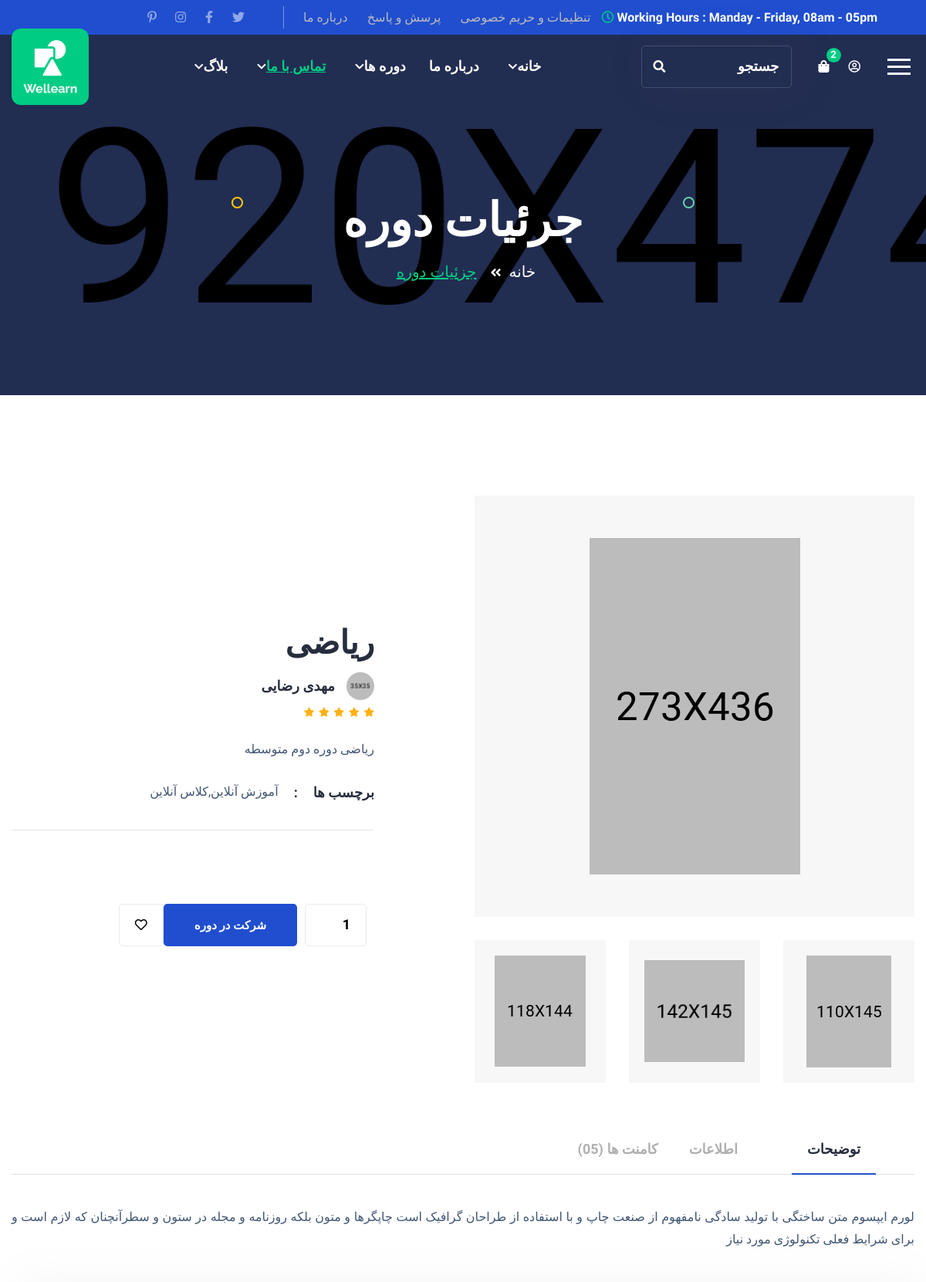
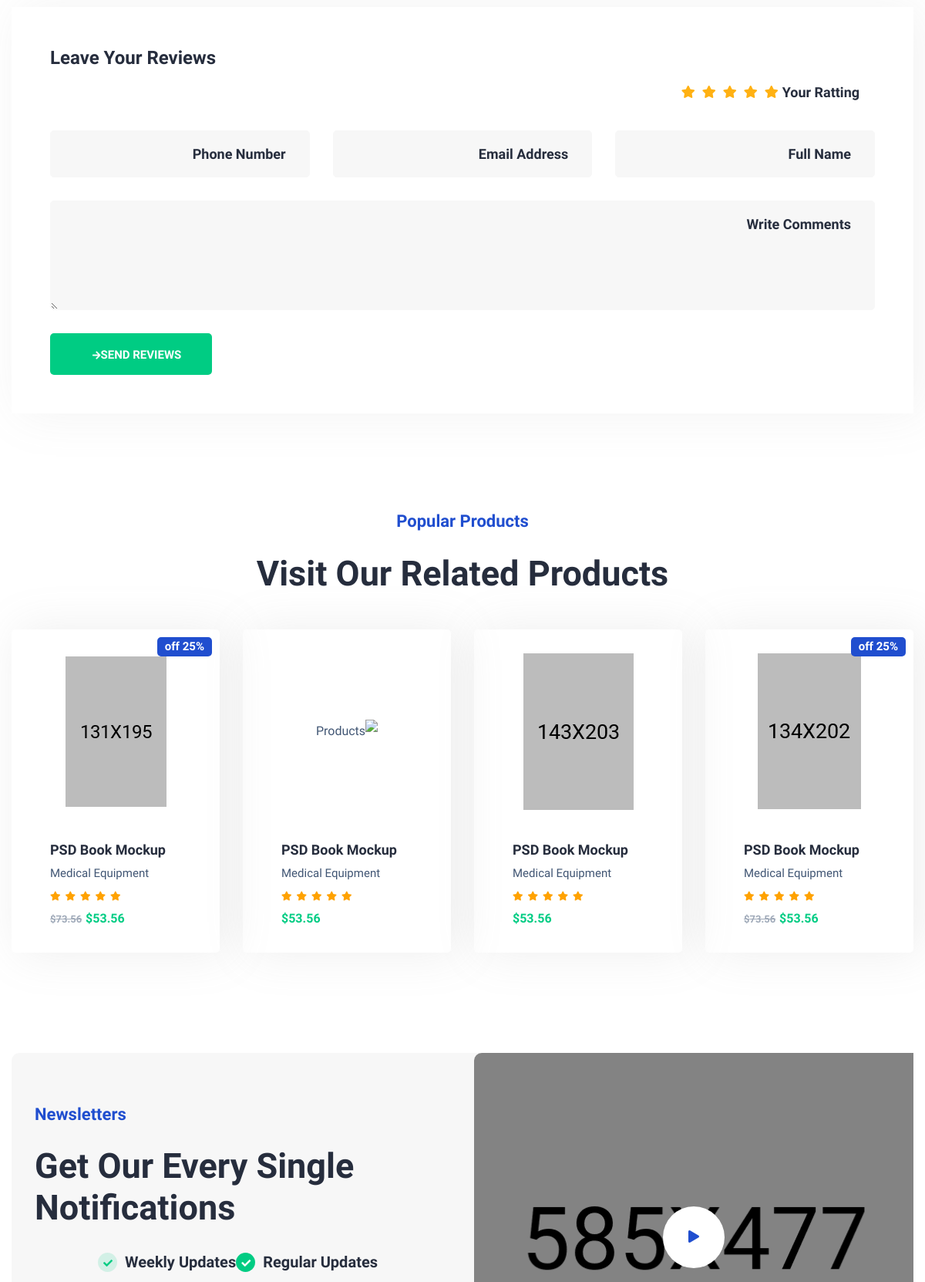
Screenshot of /products/ryazi_ryazi (upper part) with the database file from the repository (2 pictures, top to bottom).
### product_module/models.py (models this page shows, shortened)
class Product(models.Model):
    title = models.CharField(max_length=500, verbose_name='نام محصول')
    category = models.ManyToManyField(ProductCategory, related_name='products_categories', verbose_name='دسته بندی ها')
    brand = models.ForeignKey(Brand, on_delete=models.CASCADE, verbose_name='برند', null=True, blank=True)
    price = models.IntegerField(verbose_name='قیمت')
    duration = models.CharField(max_length=50, verbose_name='مدت ویدئو', null=True)
    short_description = models.CharField(max_length=650, null=True, db_index=True, verbose_name='توضیحات خلاصه')
    description = models.TextField(verbose_name='توضیحات اصلی', db_index=True)
    primary_image = models.CharField(max_length=300, db_index=True, verbose_name='تصویر اصلی')
    status = models.IntegerField(default=1, verbose_name='وضعیت')
    is_active = models.BooleanField(default=False, verbose_name='فعال/غیرفعال')
    slug = models.SlugField(default="", null=False, db_index=True, blank=True, verbose_name='عنوان در url',
                            max_length=200, unique=True)
    is_delete = models.BooleanField(verbose_name='حذف شده/نشده')
    class Meta:
        verbose_name = 'محصول '
        verbose_name_plural = 'محصولات'

class Brand(models.Model):
    name = models.CharField(max_length=100, db_index=True, verbose_name='نام')
    slug = models.CharField(max_length=150, db_index=True, unique=True, null=True, verbose_name='اسلاگ')
    is_active = models.BooleanField(default=1, verbose_name='فعال/غیرفعال')
    class Meta:
        verbose_name = 'برند'
        verbose_name_plural = 'برندها'

class ProductTag(models.Model):
    caption = models.CharField(max_length=300, db_index=True, verbose_name='عنوان')
    product = models.ForeignKey(Product, on_delete=models.CASCADE, related_name='product_tag', verbose_name='محصول')
    class Meta:
        verbose_name = 'تگ محصول'
        verbose_name_plural = 'تگ های محصولات'

### product_module/views.py (the view)
# urls.py: path('<slug:slug>', views.product_detail, name='product-detail'),
def product_detail(request, slug):
    tag = ProductTag.objects.all()
    category = ProductCategory.objects.all()
    product = get_object_or_404(Product, slug=slug)
    return render(request, 'product_module/product_detail.html', {
        'product': product,
        'categories': category,
        'tags': tag
    })

### product_module/templates/product_module/product_detail.html (shortened to what this page needs)
{% extends 'shared/base_shop.html' %}
{% block content %}
    <section class="page-banner-area rel z-1 text-white text-center"
             style="background-image: url(/static/images/banner.jpg);">
        <div class="container">
            <div class="banner-inner rpt-10">
                <h2 class="page-title wow fadeInUp delay-0-2s">جرئیات دوره</h2>
                <nav aria-label="breadcrumb">
                    <ol class="breadcrumb wow fadeInUp delay-0-4s">
                        <li class="breadcrumb-item"><a href="{% url 'index' %}">خانه</a></li>
                        <li class="breadcrumb-item active">جزئیات دوره</li>
                    </ol>
                </nav>
            </div>
        </div>
        <img class="circle-one" src="/static/images/shapes/circle-one.png" alt="Circle">
        <img class="circle-two" src="/static/images/shapes/circle-two.png" alt="Circle">
    </section>
    <section class="product-details pt-130 rpt-100">
        <div class="container">
            <div class="row align-items-center justify-content-between">
                <div class="col-lg-6">
                    <div class="product-details-images rmb-55 wow fadeInLeft delay-0-2s">
                        <div class="tab-content preview-images">
                            <div class="tab-pane fade preview-item active show" id="preview1">
                                <img src="/static/images/shop/preview1.png" alt="Perview">
                            </div>
                        </div>
                        <div class="nav thumb-images">
                            <a href="#preview1" data-toggle="tab" class="thumb-item active show">
                                <img src="/static/images/shop/thumb1.png" alt="Thumb">
                            </a>
                            <a href="#preview2" data-toggle="tab" class="thumb-item">
                                <img src="/static/images/shop/thumb2.png" alt="Thumb">
                            </a>
                            <a href="#preview3" data-toggle="tab" class="thumb-item">
                                <img src="/static/images/shop/thumb3.png" alt="Thumb">
                            </a>
                        </div>
                    </div>
                </div>
                <div class="col-lg-5">
                    <div class="product-details-content wow fadeInRight delay-0-2s">
                        <h2 class="d-flex ml-4">{{ product.title }}</h2>
                        <div class="author">
                            <img src="/static/images/shop/author.jpg" alt="author">
                            {% if product.brand %}
                                <h6>{{ product.brand.name }}</h6>
                            {% endif %}
                        </div>
                        <div class="ratting-price mb-20">
                            <div class="ratting">
                                <i class="fas fa-star"></i>
                                <i class="fas fa-star"></i>
                                <i class="fas fa-star"></i>
                                <i class="fas fa-star"></i>
                                <i class="fas fa-star"></i>
                            </div>
                        </div>
                        <p class="d-flex text-justify ">{{ product.short_description }}</p>
                        <ul class="category-tags pt-10 pb-5">
                            <li class="d-flex">
                                <b>برچسب ها</b>
                                <span>:</span>
                                {% for tag in tags %}
                                    <a href="#">{{ tag.caption }}</a>
                                {% endfor %}
                            </li>
                        </ul>
                        <hr>
                        <form action="#" class="add-to-cart mt-95 rmt-45">
                            <input type="number" value="1" min="1" max="20" required>
                            <button type="submit" class="theme-btn style-two">شرکت در دوره</button>
                            <button class="love"><i class="far fa-heart"></i></button>
                        </form>
                    </div>
                </div>
            </div>
            <ul class="nav nav-tabs product-information-tab pt-55 mb-40">
                <li><a href="#details" data-toggle="tab" class="active show">توضیحات</a></li>
                <li><a href="#information" data-toggle="tab">اطلاعات</a></li>
                <li><a href="#review" data-toggle="tab">کامنت ها (05)</a></li>
            </ul>
            <div class="tab-content wow fadeInUp delay-0-2s">
                <div class="tab-pane active show" id="details">
                    <p class="d-flex text-justify">{{ product.description }}</p>
                    <form id="review-form" class="review-form p-50 mt-50 mb-30" name="review-form" action="#"
                          method="post">
                        <h4>Leave Your Reviews</h4>
                        <div class="your-ratting">
                            <h6>Your Ratting</h6>
                            <div class="ratting">
                                <i class="fas fa-star"></i>
                                <i class="fas fa-star"></i>
                                <i class="fas fa-star"></i>
                                <i class="fas fa-star"></i>
                                <i class="fas fa-star"></i>
                            </div>
                        </div>
                        <div class="row mt-25">
                            <div class="col-md-4">
                                <div class="form-group">
                                    <input type="text" id="full-name" name="full-name" class="form-control" value=""
                                           placeholder="Full Name" required="">
                                </div>
                            </div>
                            <div class="col-md-4">
                                <div class="form-group">
                                    <input type="email" id="shop-email" name="shop-email" class="form-control" value=""
                                           placeholder="Email Address" required="">
                                </div>
                            </div>
                            <div class="col-md-4">
                                <div class="form-group">
                                    <input type="text" id="phone" name="phone" class="form-control" value=""
                                           placeholder="Phone Number" required="">
                                </div>
                            </div>
                            <div class="col-md-12">
                                <div class="form-group">
                                    <textarea name="message" id="message" class="form-control" rows="4"
                                              placeholder="Write Comments" required=""></textarea>
                                </div>
                            </div>
                            <div class="col-md-12">
                                <div class="form-group mb-0">
                                    <button type="submit" class="theme-btn">send reviews <i
                                            class="fas fa-arrow-right"></i></button>
                                </div>
                            </div>
                        </div>
                    </form>
                </div>
            </div>
        </div>
    </section>
    <section class="popular-product pt-90 rpt-60 pb-100 rpb-70">
        <div class="container">
            <div class="section-title text-center mb-45">
                <span class="sub-title-two">Popular Products</span>
                <h2>Visit Our Related Products</h2>
            </div>
            <div class="row">
                <div class="col-xl-3 col-lg-4 col-sm-6">
                    <div class="product-item wow fadeInUp delay-0-2s">
                        <div class="product-image">
                            <span class="off">25% off</span>
                            <img src="/static/images/shop/product5.png" alt="Products">
                        </div>
                        <div class="product-content">
                            <h6><a href="product-details.html">PSD Book Mockup</a></h6>
                            <span class="category">Medical Equipment</span>
                            <div class="ratting">
                                <i class="fas fa-star"></i>
                                <i class="fas fa-star"></i>
                                <i class="fas fa-star"></i>
                                <i class="fas fa-star"></i>
                                <i class="fas fa-star"></i>
                            </div>
                            <span class="price"><del>73.56</del><span>53.56</span></span>
                        </div>
                    </div>
                </div>
                <div class="col-xl-3 col-lg-4 col-sm-6">
                    <div class="product-item wow fadeInUp delay-0-4s">
                        <div class="product-image">
                            <img src="/static/images/shop/product6.png" alt="Products">
                        </div>
                        <div class="product-content">
                            <h6><a href="product-details.html">PSD Book Mockup</a></h6>
                            <span class="category">Medical Equipment</span>
                            <div class="ratting">
                                <i class="fas fa-star"></i>
                                <i class="fas fa-star"></i>
                                <i class="fas fa-star"></i>
                                <i class="fas fa-star"></i>
                                <i class="fas fa-star"></i>
                            </div>
                            <span class="price"><span>53.56</span></span>
                        </div>
                    </div>
                </div>
                <div class="col-xl-3 col-lg-4 col-sm-6">
                    <div class="product-item wow fadeInUp delay-0-6s">
                        <div class="product-image">
                            <img src="/static/images/shop/product7.png" alt="Products">
                        </div>
                        <div class="product-content">
                            <h6><a href="product-details.html">PSD Book Mockup</a></h6>
                            <span class="category">Medical Equipment</span>
                            <div class="ratting">
                                <i class="fas fa-star"></i>
                                <i class="fas fa-star"></i>
                                <i class="fas fa-star"></i>
                                <i class="fas fa-star"></i>
                                <i class="fas fa-star"></i>
                            </div>
                            <span class="price"><span>53.56</span></span>
                        </div>
                    </div>
                </div>
                <div class="col-xl-3 col-lg-4 col-sm-6">
                    <div class="product-item wow fadeInUp delay-0-8s">
                        <div class="product-image">
                            <span class="off">25% off</span>
                            <img src="/static/images/shop/product8.png" alt="Products">
                        </div>
                        <div class="product-content">
                            <h6><a href="product-details.html">PSD Book Mockup</a></h6>
                            <span class="category">Medical Equipment</span>
                            <div class="ratting">
                                <i class="fas fa-star"></i>
                                <i class="fas fa-star"></i>
                                <i class="fas fa-star"></i>
                                <i class="fas fa-star"></i>
                                <i class="fas fa-star"></i>
                            </div>
                            <span class="price"><del>73.56</del><span>53.56</span></span>
                        </div>
                    </div>
                </div>
            </div>
        </div>
    </section>
{% endblock %}

### rows the page displays
Product: title "ریاضی", brand.name "مهدی رضایی", short_description "ریاضی دوره دوم متوسطه", description "لورم ایپسوم متن ساختگی با تولید سادگی نامفهوم از صنعت چاپ و با استفاده از طراحان گرافیک است چاپگرها و متون بلکه روزنامه و مجله در ستون و سطرآنچنان که لازم است و برای شرایط فعلی تکنولوژی مورد نیاز"
ProductTag: caption "آموزش آنلاین"
ProductTag: caption "کلاس آنلاین"
